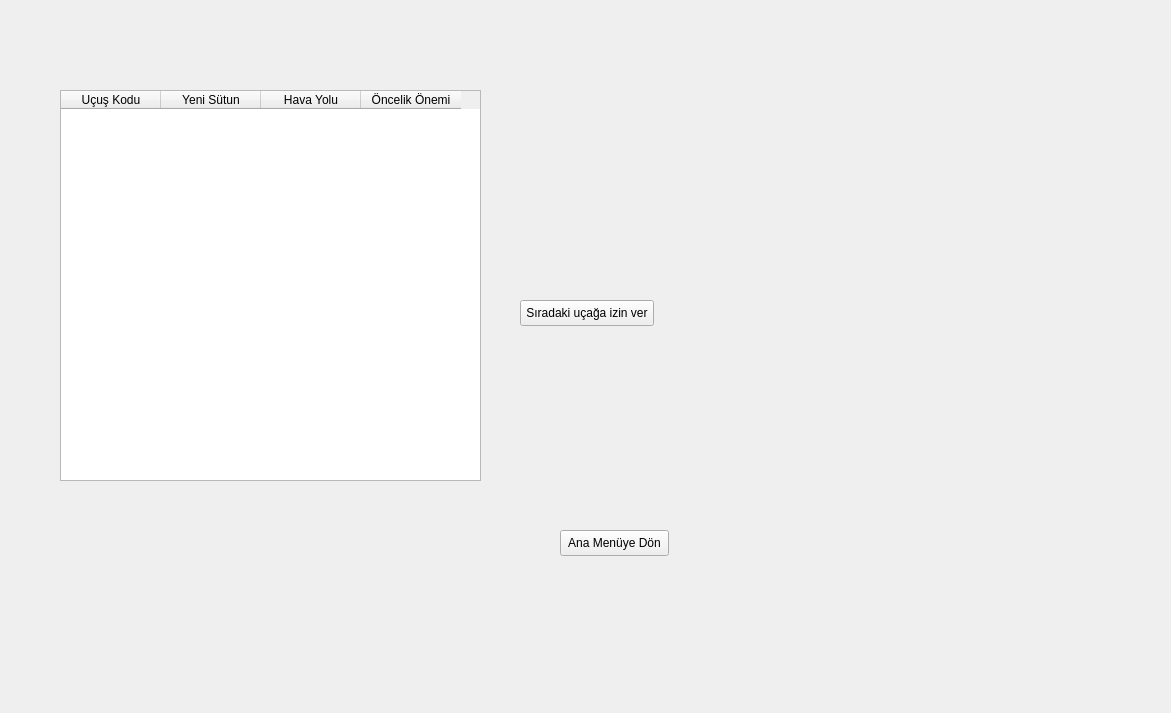
<?xml version="1.0" encoding="UTF-8"?>
<ui version="4.0">
 <class>MainWindow</class>
 <widget class="QWidget" name="MainWindow">
  <property name="geometry">
   <rect>
    <x>0</x>
    <y>0</y>
    <width>1171</width>
    <height>713</height>
   </rect>
  </property>
  <property name="windowTitle">
   <string>mainwindow</string>
  </property>
  <widget class="QStackedWidget" name="stackedWidget">
   <property name="geometry">
    <rect>
     <x>30</x>
     <y>50</y>
     <width>1131</width>
     <height>751</height>
    </rect>
   </property>
   <property name="currentIndex">
    <number>1</number>
   </property>
   <widget class="QWidget" name="sayfaAnaMenu">
    <widget class="QPushButton" name="btnYolcularGit">
     <property name="geometry">
      <rect>
       <x>0</x>
       <y>300</y>
       <width>551</width>
       <height>26</height>
      </rect>
     </property>
     <property name="text">
      <string>Rota Analizi</string>
     </property>
    </widget>
    <widget class="QPushButton" name="btnRotaGit">
     <property name="geometry">
      <rect>
       <x>0</x>
       <y>450</y>
       <width>541</width>
       <height>26</height>
      </rect>
     </property>
     <property name="text">
      <string>Uçuş Operasyonları</string>
     </property>
    </widget>
    <widget class="QPushButton" name="btnKuleGit">
     <property name="geometry">
      <rect>
       <x>0</x>
       <y>140</y>
       <width>551</width>
       <height>26</height>
      </rect>
     </property>
     <property name="text">
      <string>PNR Sorgulama</string>
     </property>
    </widget>
   </widget>
   <widget class="QWidget" name="sayfaUcuslar">
    <widget class="QTableWidget" name="tableWidget_2">
     <property name="geometry">
      <rect>
       <x>30</x>
       <y>40</y>
       <width>421</width>
       <height>391</height>
      </rect>
     </property>
     <column>
      <property name="text">
       <string>Uçuş Kodu</string>
      </property>
     </column>
     <column>
      <property name="text">
       <string>Yeni Sütun</string>
      </property>
     </column>
     <column>
      <property name="text">
       <string>Hava Yolu</string>
      </property>
     </column>
     <column>
      <property name="text">
       <string>Öncelik Önemi</string>
      </property>
     </column>
    </widget>
    <widget class="QPushButton" name="kuleIndirBtn">
     <property name="geometry">
      <rect>
       <x>490</x>
       <y>250</y>
       <width>134</width>
       <height>26</height>
      </rect>
     </property>
     <property name="text">
      <string>Sıradaki uçağa izin ver</string>
     </property>
    </widget>
    <widget class="QPushButton" name="btnGeriDonKule">
     <property name="geometry">
      <rect>
       <x>530</x>
       <y>480</y>
       <width>109</width>
       <height>26</height>
      </rect>
     </property>
     <property name="text">
      <string>Ana Menüye Dön</string>
     </property>
    </widget>
   </widget>
   <widget class="QWidget" name="sayfaYolcular">
    <widget class="QLineEdit" name="pnrInput">
     <property name="geometry">
      <rect>
       <x>9</x>
       <y>9</y>
       <width>171</width>
       <height>26</height>
      </rect>
     </property>
     <property name="text">
      <string/>
     </property>
     <property name="placeholderText">
      <string>PNR GİRİNİZ(Örn: PNR001):</string>
     </property>
    </widget>
    <widget class="QPushButton" name="pnrSorgulaBtn">
     <property name="geometry">
      <rect>
       <x>228</x>
       <y>9</y>
       <width>81</width>
       <height>26</height>
      </rect>
     </property>
     <property name="text">
      <string>Sorgula</string>
     </property>
    </widget>
    <widget class="QLabel" name="yolcuBilgiLabel">
     <property name="geometry">
      <rect>
       <x>9</x>
       <y>41</y>
       <width>401</width>
       <height>16</height>
      </rect>
     </property>
     <property name="text">
      <string>TextLabel</string>
     </property>
    </widget>
    <widget class="QListWidget" name="kargoListe">
     <property name="geometry">
      <rect>
       <x>9</x>
       <y>63</y>
       <width>256</width>
       <height>192</height>
      </rect>
     </property>
    </widget>
    <widget class="QPushButton" name="bagajTahliyeBtn">
     <property name="geometry">
      <rect>
       <x>290</x>
       <y>120</y>
       <width>84</width>
       <height>26</height>
      </rect>
     </property>
     <property name="text">
      <string>bagaj tahliye</string>
     </property>
    </widget>
    <widget class="QPushButton" name="btnGeriDon3">
     <property name="geometry">
      <rect>
       <x>410</x>
       <y>290</y>
       <width>112</width>
       <height>26</height>
      </rect>
     </property>
     <property name="text">
      <string>Ana Menuye Dön </string>
     </property>
    </widget>
    <widget class="QLineEdit" name="seferNoInput">
     <property name="geometry">
      <rect>
       <x>290</x>
       <y>80</y>
       <width>161</width>
       <height>26</height>
      </rect>
     </property>
     <property name="text">
      <string/>
     </property>
     <property name="placeholderText">
      <string>Sefer No (Örn: TK01)</string>
     </property>
    </widget>
   </widget>
   <widget class="QWidget" name="sayfaRota">
    <widget class="QPlainTextEdit" name="rotaSonucLabel">
     <property name="geometry">
      <rect>
       <x>9</x>
       <y>105</y>
       <width>331</width>
       <height>192</height>
      </rect>
     </property>
     <property name="plainText">
      <string>Toplam Mesafe</string>
     </property>
    </widget>
    <widget class="QComboBox" name="kalkisCombo">
     <property name="geometry">
      <rect>
       <x>160</x>
       <y>10</y>
       <width>161</width>
       <height>26</height>
      </rect>
     </property>
    </widget>
    <widget class="QLabel" name="label">
     <property name="geometry">
      <rect>
       <x>9</x>
       <y>9</y>
       <width>60</width>
       <height>16</height>
      </rect>
     </property>
     <property name="text">
      <string>Kalkış Şehri</string>
     </property>
    </widget>
    <widget class="QLabel" name="label_2">
     <property name="geometry">
      <rect>
       <x>9</x>
       <y>41</y>
       <width>55</width>
       <height>16</height>
      </rect>
     </property>
     <property name="text">
      <string>Varış Şehri</string>
     </property>
    </widget>
    <widget class="QPushButton" name="rotaHesaplaBtn">
     <property name="geometry">
      <rect>
       <x>9</x>
       <y>73</y>
       <width>86</width>
       <height>26</height>
      </rect>
     </property>
     <property name="text">
      <string>Rota Hesapla</string>
     </property>
    </widget>
    <widget class="QComboBox" name="varisCombo">
     <property name="geometry">
      <rect>
       <x>160</x>
       <y>50</y>
       <width>161</width>
       <height>26</height>
      </rect>
     </property>
    </widget>
    <widget class="QGraphicsView" name="graphicsView">
     <property name="geometry">
      <rect>
       <x>400</x>
       <y>-10</y>
       <width>681</width>
       <height>401</height>
      </rect>
     </property>
    </widget>
    <widget class="QPushButton" name="btnGeriDon1">
     <property name="geometry">
      <rect>
       <x>920</x>
       <y>540</y>
       <width>101</width>
       <height>26</height>
      </rect>
     </property>
     <property name="text">
      <string>Ana Ekrana Dön</string>
     </property>
    </widget>
   </widget>
  </widget>
 </widget>
 <resources/>
 <connections/>
</ui>
